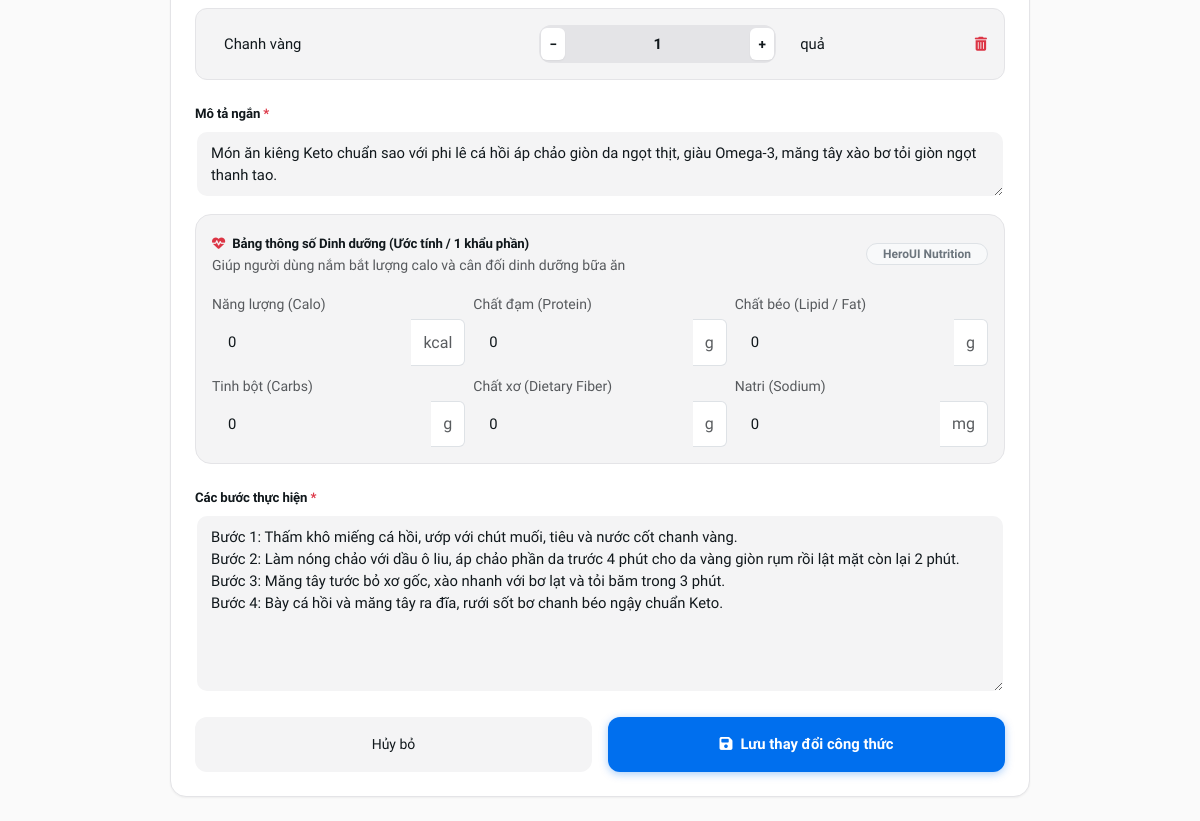
The page /app/public/edit.php?id=24 (signed in, lower part) on the database as committed earlier.
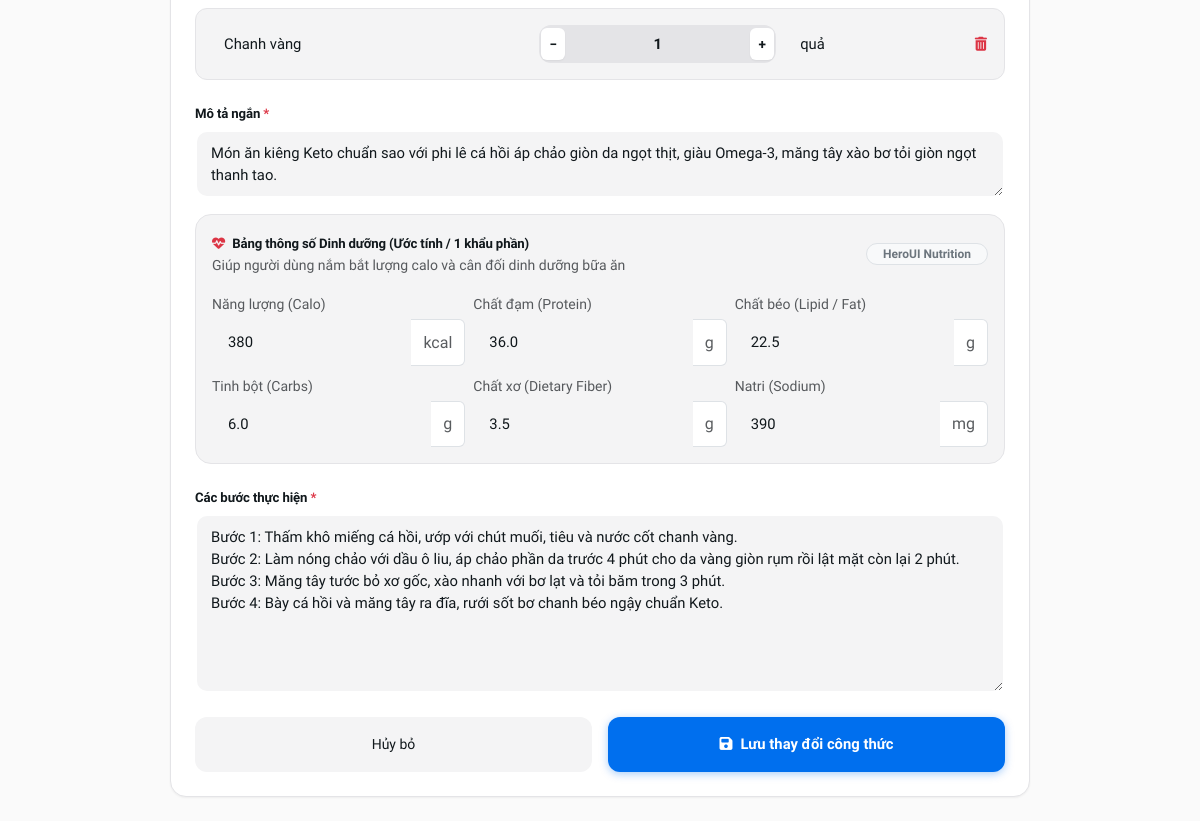
The same page on the database as committed later.
### tables this page shows
CREATE TABLE `recipe_ingredients` (
  `recipe_id` int NOT NULL,
  `ingredient_id` int NOT NULL,
  `quantity` varchar(50) DEFAULT NULL,
  `unit` varchar(50) DEFAULT NULL,
  PRIMARY KEY (`recipe_id`,`ingredient_id`),
  KEY `ingredient_id` (`ingredient_id`),
  CONSTRAINT `recipe_ingredients_ibfk_1` FOREIGN KEY (`recipe_id`) REFERENCES `recipes` (`id`) ON DELETE CASCADE,
  CONSTRAINT `recipe_ingredients_ibfk_2` FOREIGN KEY (`ingredient_id`) REFERENCES `ingredients` (`id`) ON DELETE CASCADE
);

CREATE TABLE `ingredients` (
  `id` int NOT NULL AUTO_INCREMENT,
  `name` varchar(255) NOT NULL,
  PRIMARY KEY (`id`),
  UNIQUE KEY `name` (`name`)
);

CREATE TABLE `recipes` (
  `id` int NOT NULL AUTO_INCREMENT,
  `title` varchar(255) NOT NULL,
  `slug` varchar(255) NOT NULL,
  `description` text,
  `image` varchar(255) DEFAULT NULL,
  `cook_time` int DEFAULT NULL,
  `servings` int DEFAULT NULL,
  `difficulty` varchar(50) DEFAULT NULL,
  `category_id` int DEFAULT NULL,
  `instructions` text,
  `created_at` timestamp NULL DEFAULT CURRENT_TIMESTAMP,
  `updated_at` timestamp NULL DEFAULT CURRENT_TIMESTAMP ON UPDATE CURRENT_TIMESTAMP,
  `rating` decimal(2,1) DEFAULT '4.8',
  `rating_count` int DEFAULT '120',
  PRIMARY KEY (`id`),
  UNIQUE KEY `slug` (`slug`),
  KEY `category_id` (`category_id`),
  CONSTRAINT `recipes_ibfk_1` FOREIGN KEY (`category_id`) REFERENCES `categories` (`id`) ON DELETE SET NULL
);

CREATE TABLE `recipe_nutrition` (
  `id` int NOT NULL AUTO_INCREMENT,
  `recipe_id` int NOT NULL,
  `calories` int NOT NULL DEFAULT '0',
  `protein` decimal(5,1) NOT NULL DEFAULT '0.0',
  `fat` decimal(5,1) NOT NULL DEFAULT '0.0',
  `carbs` decimal(5,1) NOT NULL DEFAULT '0.0',
  `fiber` decimal(5,1) NOT NULL DEFAULT '0.0',
  `sodium` int NOT NULL DEFAULT '0',
  PRIMARY KEY (`id`),
  UNIQUE KEY `recipe_id` (`recipe_id`),
  CONSTRAINT `fk_recipe_nutrition_recipe` FOREIGN KEY (`recipe_id`) REFERENCES `recipes` (`id`) ON DELETE CASCADE
);

### app/public/edit.php (the view, shortened to what this page needs)
<?php
require_once __DIR__ . '/../src/db.php';
$id = isset($_GET['id']) ? (int)$_GET['id'] : 0;
$stmt = $pdo->prepare("SELECT * FROM recipes WHERE id = ?");
$stmt->execute([$id]);
$recipe = $stmt->fetch();
$stmtIng = $pdo->prepare("SELECT i.name, ri.quantity, ri.unit FROM recipe_ingredients ri JOIN ingredients i ON ri.ingredient_id = i.id WHERE ri.recipe_id = ?");
$stmtIng->execute([$id]);
$currentIngredients = $stmtIng->fetchAll();
$stmtNutrFetch = $pdo->prepare("SELECT * FROM recipe_nutrition WHERE recipe_id = ?");
$stmtNutrFetch->execute([$id]);
$nutrition = $stmtNutrFetch->fetch() ?: [
    'calories' => 0,
    'protein' => 0.0,
    'fat' => 0.0,
    'carbs' => 0.0,
    'fiber' => 0.0,
    'sodium' => 0
];
?>
<!DOCTYPE html>
<html lang="vi">
<head>
    <link href="https://cdn.jsdelivr.net/npm/bootstrap@5.3.0/dist/css/bootstrap.min.css" rel="stylesheet">
    <link rel="stylesheet" href="https://cdnjs.cloudflare.com/ajax/libs/font-awesome/6.4.0/css/all.min.css">
    <link rel="stylesheet" href="css/style.css">
</head>
<body style="background-color: #FAFAFA;">
    <div class="container py-4">
        <div class="heroui-card mx-auto shadow-md" style="max-width: 860px;">
            <div class="p-4">
                <form method="POST" enctype="multipart/form-data">
                    <div class="mb-4">
                        <div id="ingredientsList">
                            <?php if(!empty($currentIngredients)): ?>
                                <?php foreach($currentIngredients as $idx => $ing): ?>
                                    <div class="ingredient-row d-flex align-items-center gap-2">
                                        <input type="text" name="ingredients[<?= $idx ?>][name]" class="form-control heroui-input" value="<?= htmlspecialchars($ing['name']) ?>" placeholder="Tên nguyên liệu" style="flex: 2;">
                                        <div class="heroui-stepper" style="flex: 1.6;">
                                            <button type="button" class="heroui-stepper-btn btn-step-down" title="Giảm định lượng">−</button>
                                            <input type="text" name="ingredients[<?= $idx ?>][quantity]" class="form-control heroui-input ing-qty-input" value="<?= htmlspecialchars($ing['quantity']) ?>" placeholder="Số lượng">
                                            <button type="button" class="heroui-stepper-btn btn-step-up" title="Tăng định lượng">+</button>
                                        </div>
                                        <input type="text" name="ingredients[<?= $idx ?>][unit]" class="form-control heroui-input" value="<?= htmlspecialchars($ing['unit']) ?>" placeholder="Đơn vị (g, ml...)" style="flex: 1;">
                                        <button type="button" class="btn btn-sm btn-link text-danger p-1 btn-remove-ing" title="Xóa"><i class="fa-solid fa-trash-can"></i></button>
                                    </div>
                                <?php endforeach; ?>
                            <?php endif; ?>
                        </div>
                    </div>
                    <div class="heroui-input-group mb-3">
                        <label class="heroui-label">Mô tả ngắn <span class="text-danger">*</span></label>
                        <textarea name="description" class="form-control heroui-input" rows="2" required><?= htmlspecialchars($recipe['description']) ?></textarea>
                    </div>
                    <div class="mb-4 p-3 rounded-4" style="background: var(--content2); border: 1px solid var(--border-color);">
                        <div class="d-flex justify-content-between align-items-center mb-2">
                            <div>
                                <label class="heroui-label m-0">
                                    <i class="fa-solid fa-heart-pulse text-danger me-1"></i> Bảng thông số Dinh dưỡng (Ước tính / 1 khẩu phần)
                                </label>
                                <small class="text-muted d-block">Giúp người dùng nắm bắt lượng calo và cân đối dinh dưỡng bữa ăn</small>
                            </div>
                            <span class="badge bg-light text-secondary border rounded-pill px-3 py-1">HeroUI Nutrition</span>
                        </div>
                        <div class="row g-2 mt-1">
                            <div class="col-md-4 col-6">
                                <label class="small text-muted mb-1">Năng lượng (Calo)</label>
                                <div class="input-group">
                                    <input type="number" name="calories" class="form-control heroui-input" value="<?= htmlspecialchars($nutrition['calories']) ?>" min="0" step="1">
                                    <span class="input-group-text bg-white border-start-0 text-muted small">kcal</span>
                                </div>
                            </div>
                            <div class="col-md-4 col-6">
                                <label class="small text-muted mb-1">Chất đạm (Protein)</label>
                                <div class="input-group">
                                    <input type="number" name="protein" class="form-control heroui-input" value="<?= htmlspecialchars($nutrition['protein']) ?>" min="0" step="0.1">
                                    <span class="input-group-text bg-white border-start-0 text-muted small">g</span>
                                </div>
                            </div>
                            <div class="col-md-4 col-6">
                                <label class="small text-muted mb-1">Chất béo (Lipid / Fat)</label>
                                <div class="input-group">
                                    <input type="number" name="fat" class="form-control heroui-input" value="<?= htmlspecialchars($nutrition['fat']) ?>" min="0" step="0.1">
                                    <span class="input-group-text bg-white border-start-0 text-muted small">g</span>
                                </div>
                            </div>
                            <div class="col-md-4 col-6">
                                <label class="small text-muted mb-1">Tinh bột (Carbs)</label>
                                <div class="input-group">
                                    <input type="number" name="carbs" class="form-control heroui-input" value="<?= htmlspecialchars($nutrition['carbs']) ?>" min="0" step="0.1">
                                    <span class="input-group-text bg-white border-start-0 text-muted small">g</span>
                                </div>
                            </div>
                            <div class="col-md-4 col-6">
                                <label class="small text-muted mb-1">Chất xơ (Dietary Fiber)</label>
                                <div class="input-group">
                                    <input type="number" name="fiber" class="form-control heroui-input" value="<?= htmlspecialchars($nutrition['fiber']) ?>" min="0" step="0.1">
                                    <span class="input-group-text bg-white border-start-0 text-muted small">g</span>
                                </div>
                            </div>
                            <div class="col-md-4 col-6">
                                <label class="small text-muted mb-1">Natri (Sodium)</label>
                                <div class="input-group">
                                    <input type="number" name="sodium" class="form-control heroui-input" value="<?= htmlspecialchars($nutrition['sodium']) ?>" min="0" step="1">
                                    <span class="input-group-text bg-white border-start-0 text-muted small">mg</span>
                                </div>
                            </div>
                        </div>
                    </div>
                    <div class="heroui-input-group mb-4">
                        <label class="heroui-label">Các bước thực hiện <span class="text-danger">*</span></label>
                        <textarea name="instructions" class="form-control heroui-input" rows="7" required><?= htmlspecialchars($recipe['instructions']) ?></textarea>
                    </div>
                    <div class="d-flex gap-3">
                        <a href="admin.php" class="heroui-btn-light w-50 py-3 text-center text-decoration-none">
                            Hủy bỏ
                        </a>
                        <button type="submit" class="heroui-btn-primary w-50 py-3">
                            <i class="fa-solid fa-floppy-disk"></i> Lưu thay đổi công thức
                        </button>
                    </div>
                </form>
            </div>
        </div>
    </div>
</body>
</html>

### app/public/css/style.css (style rules this page uses)
:root { --primary-color: #006FEE; --primary-hover: #005bc4; --primary-focus: #0050ad; --primary-50: #e6f1fe; --primary-100: #cce3fd; --secondary-color: #7828C8; --success-color: #17C964; --warning-color: #F5A524; --danger-color: #F31260; --text-main: #11181C; --text-muted: #71717A; --bg-color: #FAFAFA; --card-bg: #FFFFFF; --content2: #F4F4F5; --content3: #E4E4E7; --border-color: #E4E4E7; --radius-sm: 8px; --radius-md: 12px; --radius-lg: 16px; --radius-xl: 20px; --radius-full: 9999px; --shadow-sm: 0 1px 2px 0 rgba(0, 0, 0, 0.05); --shadow-md: 0 4px 14px 0 rgba(0, 0, 0, 0.08); --shadow-lg: 0 10px 25px -5px rgba(0, 0, 0, 0.08), 0 8px 10px -6px rgba(0, 0, 0, 0.04); }
body, button, input, select, textarea, h1, h2, h3, h4, h5, h6, p, span, a, label { font-family: 'Plus Jakarta Sans', -apple-system, BlinkMacSystemFont, "Segoe UI", Roboto, sans-serif !important; }
body { background-color: var(--bg-color); color: var(--text-main); -webkit-font-smoothing: antialiased; }
.heroui-card { background: var(--card-bg); border: 1px solid var(--border-color); border-radius: var(--radius-lg); box-shadow: var(--shadow-sm); transition: all 0.25s cubic-bezier(0.4, 0, 0.2, 1); }
.heroui-input-group { display: flex; flex-direction: column; gap: 6px; }
.heroui-label { font-size: 0.825rem; font-weight: 600; color: var(--text-main); letter-spacing: -0.01em; }
.heroui-input { background-color: var(--content2) !important; border: 2px solid transparent !important; border-radius: var(--radius-md) !important; padding: 10px 14px !important; font-size: 0.925rem; color: var(--text-main) !important; transition: all 0.2s ease !important; }
.heroui-btn-primary { background: var(--primary-color); color: #FFFFFF !important; border: none; border-radius: var(--radius-md); padding: 10px 20px; font-weight: 600; font-size: 0.925rem; display: inline-flex; align-items: center; justify-content: center; gap: 8px; box-shadow: 0 2px 8px rgba(0, 111, 238, 0.35); transition: all 0.2s cubic-bezier(0.4, 0, 0.2, 1); }
.heroui-btn-light { background: var(--content2); color: var(--text-main) !important; border: 1px solid transparent; border-radius: var(--radius-md); padding: 8px 16px; font-weight: 500; font-size: 0.875rem; transition: all 0.2s ease; }
.ingredient-row { background: var(--content2); border: 1px solid var(--border-color); border-radius: var(--radius-md); padding: 12px; margin-bottom: 10px; transition: all 0.2s ease; }
.heroui-stepper { display: inline-flex; align-items: center; background: var(--content3); border-radius: var(--radius-md); padding: 2px; gap: 2px; }
.heroui-stepper-btn { width: 28px; height: 32px; background: #FFFFFF; border: none; border-radius: 6px; display: flex; align-items: center; justify-content: center; color: var(--text-main); font-size: 0.85rem; font-weight: bold; cursor: pointer; transition: all 0.15s ease; box-shadow: 0 1px 2px rgba(0,0,0,0.05); }
.heroui-stepper .heroui-input { background: transparent !important; text-align: center; padding: 4px 6px !important; font-weight: 600; }

Rows that differ between the two databases and show on the page:
added recipe_nutrition: calories "380", protein "36.0", fat "22.5", carbs "6.0", fiber "3.5", sodium "390"
Other text that changed with them:
form field calories: "0" → (not shown)
form field protein: "0" → (not shown)
form field fat: "0" → (not shown)
form field carbs: "0" → (not shown)
form field fiber: "0" → (not shown)
form field sodium: "0" → (not shown)
